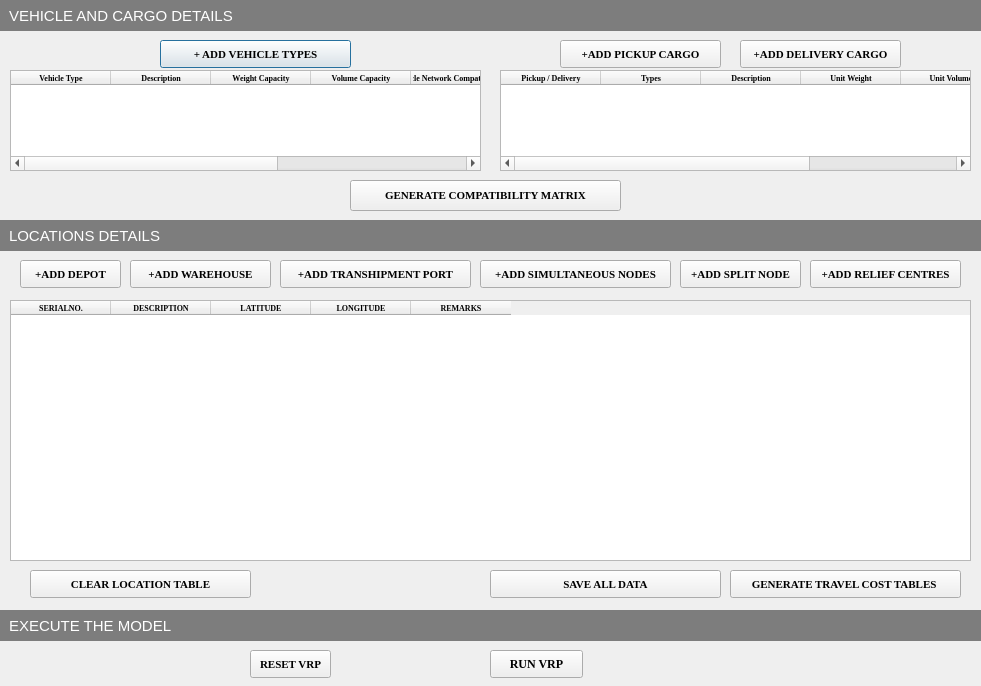
<?xml version="1.0" encoding="UTF-8"?>
<ui version="4.0">
 <class>NDMVRPDialogBase</class>
 <widget class="QDialog" name="NDMVRPDialogBase">
  <property name="geometry">
   <rect>
    <x>0</x>
    <y>0</y>
    <width>981</width>
    <height>686</height>
   </rect>
  </property>
  <property name="windowTitle">
   <string>NDMVRP</string>
  </property>
  <widget class="QPushButton" name="add_vehicle_type_pb">
   <property name="geometry">
    <rect>
     <x>160</x>
     <y>40</y>
     <width>191</width>
     <height>28</height>
    </rect>
   </property>
   <property name="font">
    <font>
     <family>Times New Roman</family>
     <pointsize>8</pointsize>
     <weight>75</weight>
     <bold>true</bold>
    </font>
   </property>
   <property name="text">
    <string>+ ADD VEHICLE TYPES</string>
   </property>
  </widget>
  <widget class="QPushButton" name="save_vehicle_cargo_data">
   <property name="geometry">
    <rect>
     <x>350</x>
     <y>180</y>
     <width>271</width>
     <height>31</height>
    </rect>
   </property>
   <property name="font">
    <font>
     <family>Times New Roman</family>
     <pointsize>8</pointsize>
     <weight>75</weight>
     <bold>true</bold>
    </font>
   </property>
   <property name="text">
    <string>GENERATE COMPATIBILITY MATRIX</string>
   </property>
  </widget>
  <widget class="QLabel" name="label_5">
   <property name="geometry">
    <rect>
     <x>0</x>
     <y>0</y>
     <width>981</width>
     <height>31</height>
    </rect>
   </property>
   <property name="sizePolicy">
    <sizepolicy hsizetype="Preferred" vsizetype="Fixed">
     <horstretch>0</horstretch>
     <verstretch>0</verstretch>
    </sizepolicy>
   </property>
   <property name="font">
    <font>
     <pointsize>11</pointsize>
    </font>
   </property>
   <property name="layoutDirection">
    <enum>Qt::LeftToRight</enum>
   </property>
   <property name="autoFillBackground">
    <bool>false</bool>
   </property>
   <property name="styleSheet">
    <string notr="true">QLabel{
text-align:center;
background:#7d7d7d;
color:#ffffff;
padding:5px;
}</string>
   </property>
   <property name="frameShape">
    <enum>QFrame::NoFrame</enum>
   </property>
   <property name="text">
    <string>VEHICLE AND CARGO DETAILS</string>
   </property>
   <property name="textFormat">
    <enum>Qt::MarkdownText</enum>
   </property>
   <property name="scaledContents">
    <bool>false</bool>
   </property>
  </widget>
  <widget class="QLabel" name="label_11">
   <property name="geometry">
    <rect>
     <x>0</x>
     <y>220</y>
     <width>981</width>
     <height>31</height>
    </rect>
   </property>
   <property name="sizePolicy">
    <sizepolicy hsizetype="Preferred" vsizetype="Fixed">
     <horstretch>0</horstretch>
     <verstretch>0</verstretch>
    </sizepolicy>
   </property>
   <property name="font">
    <font>
     <pointsize>11</pointsize>
    </font>
   </property>
   <property name="layoutDirection">
    <enum>Qt::LeftToRight</enum>
   </property>
   <property name="autoFillBackground">
    <bool>false</bool>
   </property>
   <property name="styleSheet">
    <string notr="true">QLabel{
text-align:center;
background:#7d7d7d;
color:#ffffff;
padding:5px;
}</string>
   </property>
   <property name="frameShape">
    <enum>QFrame::NoFrame</enum>
   </property>
   <property name="text">
    <string>LOCATIONS DETAILS</string>
   </property>
   <property name="textFormat">
    <enum>Qt::MarkdownText</enum>
   </property>
   <property name="scaledContents">
    <bool>false</bool>
   </property>
  </widget>
  <widget class="QTableWidget" name="cargo_details">
   <property name="geometry">
    <rect>
     <x>500</x>
     <y>70</y>
     <width>471</width>
     <height>101</height>
    </rect>
   </property>
   <property name="minimumSize">
    <size>
     <width>261</width>
     <height>0</height>
    </size>
   </property>
   <column>
    <property name="text">
     <string>Pickup / Delivery</string>
    </property>
    <property name="font">
     <font>
      <family>Times New Roman</family>
      <pointsize>6</pointsize>
      <weight>75</weight>
      <bold>true</bold>
     </font>
    </property>
   </column>
   <column>
    <property name="text">
     <string>Types</string>
    </property>
    <property name="font">
     <font>
      <family>Times New Roman</family>
      <pointsize>6</pointsize>
      <weight>75</weight>
      <bold>true</bold>
     </font>
    </property>
   </column>
   <column>
    <property name="text">
     <string>Description</string>
    </property>
    <property name="font">
     <font>
      <family>Times New Roman</family>
      <pointsize>6</pointsize>
      <weight>75</weight>
      <bold>true</bold>
     </font>
    </property>
   </column>
   <column>
    <property name="text">
     <string>Unit Weight</string>
    </property>
    <property name="font">
     <font>
      <family>Times New Roman</family>
      <pointsize>6</pointsize>
      <weight>75</weight>
      <bold>true</bold>
     </font>
    </property>
   </column>
   <column>
    <property name="text">
     <string>Unit Volume</string>
    </property>
    <property name="font">
     <font>
      <family>Times New Roman</family>
      <pointsize>6</pointsize>
      <weight>75</weight>
      <bold>true</bold>
     </font>
    </property>
   </column>
   <column>
    <property name="text">
     <string>Remarks / Comments</string>
    </property>
    <property name="font">
     <font>
      <family>Times New Roman</family>
      <pointsize>6</pointsize>
      <weight>75</weight>
      <bold>true</bold>
     </font>
    </property>
   </column>
  </widget>
  <widget class="QPushButton" name="add_pickup_cargo_pb">
   <property name="geometry">
    <rect>
     <x>560</x>
     <y>40</y>
     <width>161</width>
     <height>28</height>
    </rect>
   </property>
   <property name="font">
    <font>
     <family>Times New Roman</family>
     <pointsize>8</pointsize>
     <weight>75</weight>
     <bold>true</bold>
    </font>
   </property>
   <property name="text">
    <string>+ADD PICKUP CARGO</string>
   </property>
  </widget>
  <widget class="QTableWidget" name="vehicle_details">
   <property name="geometry">
    <rect>
     <x>10</x>
     <y>70</y>
     <width>471</width>
     <height>101</height>
    </rect>
   </property>
   <column>
    <property name="text">
     <string>Vehicle Type</string>
    </property>
    <property name="font">
     <font>
      <family>Times New Roman</family>
      <pointsize>6</pointsize>
      <weight>75</weight>
      <bold>true</bold>
     </font>
    </property>
   </column>
   <column>
    <property name="text">
     <string>Description</string>
    </property>
    <property name="font">
     <font>
      <family>Times New Roman</family>
      <pointsize>6</pointsize>
      <weight>75</weight>
      <bold>true</bold>
     </font>
    </property>
   </column>
   <column>
    <property name="text">
     <string>Weight Capacity</string>
    </property>
    <property name="font">
     <font>
      <family>Times New Roman</family>
      <pointsize>6</pointsize>
      <weight>75</weight>
      <bold>true</bold>
     </font>
    </property>
   </column>
   <column>
    <property name="text">
     <string>Volume Capacity</string>
    </property>
    <property name="font">
     <font>
      <family>Times New Roman</family>
      <pointsize>6</pointsize>
      <weight>75</weight>
      <bold>true</bold>
     </font>
    </property>
   </column>
   <column>
    <property name="text">
     <string>Vehicle Network Compatibility (OSM)</string>
    </property>
    <property name="font">
     <font>
      <family>Times New Roman</family>
      <pointsize>6</pointsize>
      <weight>75</weight>
      <bold>true</bold>
     </font>
    </property>
   </column>
   <column>
    <property name="text">
     <string>Need for return to Starting Depot</string>
    </property>
    <property name="font">
     <font>
      <family>Times New Roman</family>
      <pointsize>6</pointsize>
      <weight>75</weight>
      <bold>true</bold>
     </font>
    </property>
   </column>
   <column>
    <property name="text">
     <string>Remarks / Comments</string>
    </property>
    <property name="font">
     <font>
      <family>Times New Roman</family>
      <pointsize>6</pointsize>
      <weight>75</weight>
      <bold>true</bold>
     </font>
    </property>
   </column>
  </widget>
  <widget class="QPushButton" name="add_depot_pb">
   <property name="geometry">
    <rect>
     <x>20</x>
     <y>260</y>
     <width>101</width>
     <height>28</height>
    </rect>
   </property>
   <property name="font">
    <font>
     <family>Times New Roman</family>
     <pointsize>8</pointsize>
     <weight>75</weight>
     <bold>true</bold>
    </font>
   </property>
   <property name="text">
    <string>+ADD DEPOT</string>
   </property>
  </widget>
  <widget class="QPushButton" name="add_warehouse_pb">
   <property name="geometry">
    <rect>
     <x>130</x>
     <y>260</y>
     <width>141</width>
     <height>28</height>
    </rect>
   </property>
   <property name="font">
    <font>
     <family>Times New Roman</family>
     <pointsize>8</pointsize>
     <weight>75</weight>
     <bold>true</bold>
    </font>
   </property>
   <property name="text">
    <string>+ADD WAREHOUSE</string>
   </property>
  </widget>
  <widget class="QPushButton" name="add_transhipment_pb">
   <property name="geometry">
    <rect>
     <x>280</x>
     <y>260</y>
     <width>191</width>
     <height>28</height>
    </rect>
   </property>
   <property name="font">
    <font>
     <family>Times New Roman</family>
     <pointsize>8</pointsize>
     <weight>75</weight>
     <bold>true</bold>
    </font>
   </property>
   <property name="text">
    <string>+ADD TRANSHIPMENT PORT</string>
   </property>
  </widget>
  <widget class="QPushButton" name="add_split_node_pb">
   <property name="geometry">
    <rect>
     <x>680</x>
     <y>260</y>
     <width>121</width>
     <height>28</height>
    </rect>
   </property>
   <property name="font">
    <font>
     <family>Times New Roman</family>
     <pointsize>8</pointsize>
     <weight>75</weight>
     <bold>true</bold>
    </font>
   </property>
   <property name="text">
    <string>+ADD SPLIT NODE</string>
   </property>
  </widget>
  <widget class="QPushButton" name="add_simultaneous_nodes_pb">
   <property name="geometry">
    <rect>
     <x>480</x>
     <y>260</y>
     <width>191</width>
     <height>28</height>
    </rect>
   </property>
   <property name="font">
    <font>
     <family>Times New Roman</family>
     <pointsize>8</pointsize>
     <weight>75</weight>
     <bold>true</bold>
    </font>
   </property>
   <property name="text">
    <string>+ADD SIMULTANEOUS NODES</string>
   </property>
  </widget>
  <widget class="QPushButton" name="add_relief_center_pb">
   <property name="geometry">
    <rect>
     <x>810</x>
     <y>260</y>
     <width>151</width>
     <height>28</height>
    </rect>
   </property>
   <property name="font">
    <font>
     <family>Times New Roman</family>
     <pointsize>8</pointsize>
     <weight>75</weight>
     <bold>true</bold>
    </font>
   </property>
   <property name="text">
    <string>+ADD RELIEF CENTRES</string>
   </property>
  </widget>
  <widget class="QPushButton" name="save_depot_data_pb">
   <property name="geometry">
    <rect>
     <x>490</x>
     <y>570</y>
     <width>231</width>
     <height>28</height>
    </rect>
   </property>
   <property name="font">
    <font>
     <family>Times New Roman</family>
     <pointsize>8</pointsize>
     <weight>75</weight>
     <bold>true</bold>
    </font>
   </property>
   <property name="text">
    <string>SAVE ALL DATA</string>
   </property>
  </widget>
  <widget class="QTableWidget" name="depot_details">
   <property name="geometry">
    <rect>
     <x>10</x>
     <y>300</y>
     <width>961</width>
     <height>261</height>
    </rect>
   </property>
   <column>
    <property name="text">
     <string>SERIALNO.</string>
    </property>
    <property name="font">
     <font>
      <family>Times New Roman</family>
      <pointsize>6</pointsize>
      <weight>75</weight>
      <bold>true</bold>
     </font>
    </property>
   </column>
   <column>
    <property name="text">
     <string>DESCRIPTION</string>
    </property>
    <property name="font">
     <font>
      <family>Times New Roman</family>
      <pointsize>6</pointsize>
      <weight>75</weight>
      <bold>true</bold>
     </font>
    </property>
   </column>
   <column>
    <property name="text">
     <string>LATITUDE</string>
    </property>
    <property name="font">
     <font>
      <family>Times New Roman</family>
      <pointsize>6</pointsize>
      <weight>75</weight>
      <bold>true</bold>
     </font>
    </property>
   </column>
   <column>
    <property name="text">
     <string>LONGITUDE</string>
    </property>
    <property name="font">
     <font>
      <family>Times New Roman</family>
      <pointsize>6</pointsize>
      <weight>75</weight>
      <bold>true</bold>
     </font>
    </property>
   </column>
   <column>
    <property name="text">
     <string>REMARKS</string>
    </property>
    <property name="font">
     <font>
      <family>Times New Roman</family>
      <pointsize>6</pointsize>
      <weight>75</weight>
      <bold>true</bold>
     </font>
    </property>
   </column>
  </widget>
  <widget class="QPushButton" name="add_delivery_cargo_pb">
   <property name="geometry">
    <rect>
     <x>740</x>
     <y>40</y>
     <width>161</width>
     <height>28</height>
    </rect>
   </property>
   <property name="font">
    <font>
     <family>Times New Roman</family>
     <pointsize>8</pointsize>
     <weight>75</weight>
     <bold>true</bold>
    </font>
   </property>
   <property name="text">
    <string>+ADD DELIVERY CARGO</string>
   </property>
  </widget>
  <widget class="QPushButton" name="clear_location_table_pb">
   <property name="geometry">
    <rect>
     <x>30</x>
     <y>570</y>
     <width>221</width>
     <height>28</height>
    </rect>
   </property>
   <property name="font">
    <font>
     <family>Times New Roman</family>
     <pointsize>8</pointsize>
     <weight>75</weight>
     <bold>true</bold>
    </font>
   </property>
   <property name="text">
    <string>CLEAR LOCATION TABLE</string>
   </property>
  </widget>
  <widget class="QPushButton" name="distance_table_pb">
   <property name="geometry">
    <rect>
     <x>730</x>
     <y>570</y>
     <width>231</width>
     <height>28</height>
    </rect>
   </property>
   <property name="font">
    <font>
     <family>Times New Roman</family>
     <pointsize>8</pointsize>
     <weight>75</weight>
     <bold>true</bold>
    </font>
   </property>
   <property name="text">
    <string>GENERATE TRAVEL COST TABLES </string>
   </property>
  </widget>
  <widget class="QPushButton" name="save_depot_data_pb_3">
   <property name="geometry">
    <rect>
     <x>250</x>
     <y>650</y>
     <width>81</width>
     <height>28</height>
    </rect>
   </property>
   <property name="font">
    <font>
     <family>Times New Roman</family>
     <pointsize>8</pointsize>
     <weight>75</weight>
     <bold>true</bold>
    </font>
   </property>
   <property name="text">
    <string>RESET VRP</string>
   </property>
  </widget>
  <widget class="QLabel" name="label_12">
   <property name="geometry">
    <rect>
     <x>0</x>
     <y>610</y>
     <width>981</width>
     <height>31</height>
    </rect>
   </property>
   <property name="sizePolicy">
    <sizepolicy hsizetype="Preferred" vsizetype="Fixed">
     <horstretch>0</horstretch>
     <verstretch>0</verstretch>
    </sizepolicy>
   </property>
   <property name="font">
    <font>
     <pointsize>11</pointsize>
    </font>
   </property>
   <property name="layoutDirection">
    <enum>Qt::LeftToRight</enum>
   </property>
   <property name="autoFillBackground">
    <bool>false</bool>
   </property>
   <property name="styleSheet">
    <string notr="true">QLabel{
text-align:center;
background:#7d7d7d;
color:#ffffff;
padding:5px;
}</string>
   </property>
   <property name="frameShape">
    <enum>QFrame::NoFrame</enum>
   </property>
   <property name="text">
    <string>EXECUTE THE MODEL</string>
   </property>
   <property name="textFormat">
    <enum>Qt::MarkdownText</enum>
   </property>
   <property name="scaledContents">
    <bool>false</bool>
   </property>
  </widget>
  <widget class="QPushButton" name="run_vrp_pb">
   <property name="geometry">
    <rect>
     <x>490</x>
     <y>650</y>
     <width>93</width>
     <height>28</height>
    </rect>
   </property>
   <property name="font">
    <font>
     <family>Times New Roman</family>
     <weight>75</weight>
     <bold>true</bold>
    </font>
   </property>
   <property name="text">
    <string>RUN VRP</string>
   </property>
  </widget>
 </widget>
 <resources/>
 <connections/>
</ui>
